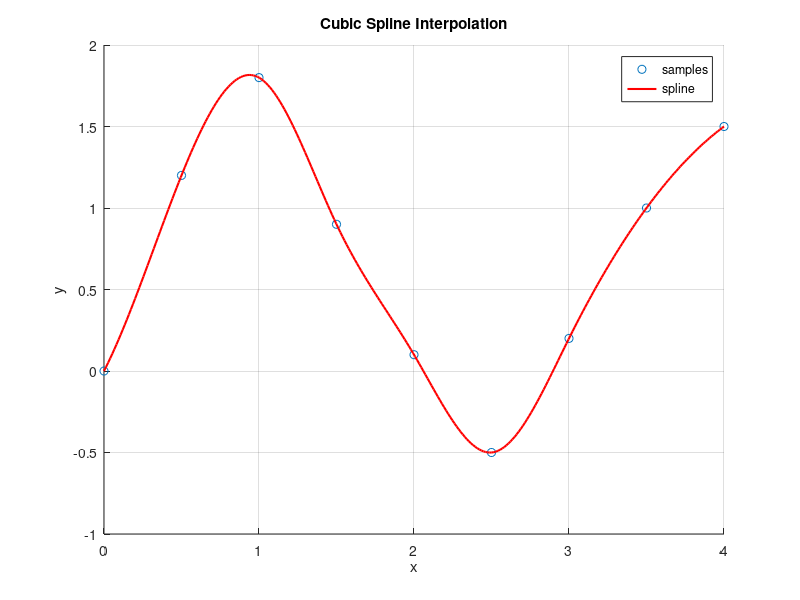

MATLAB code to generate this figure:
% Spline Smooth — Smooth interpolation of sparse data
% Uses spline() to create a smooth curve through sample points.
clear
close all

x = 0:0.5:4;
y = [0 1.2 1.8 0.9 0.1 -0.5 0.2 1.0 1.5];

xq = linspace(0, 4, 300);
yq = spline(x, y, xq);

figure
hold on
scatter(x, y)
plot(xq, yq, 'r-', 'LineWidth', 1.5)
hold off
title('Cubic Spline Interpolation')
xlabel('x')
ylabel('y')
legend('samples', 'spline')
grid on
